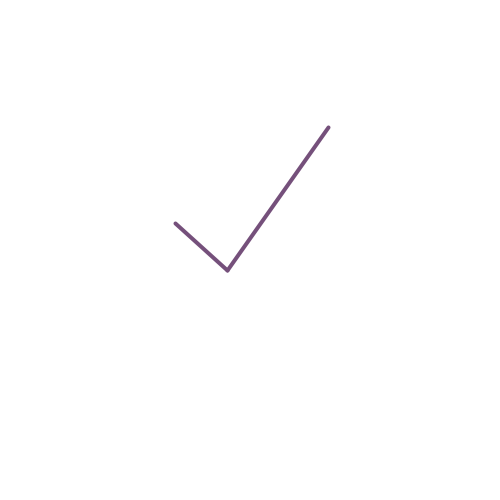
Frame 1 (no input)
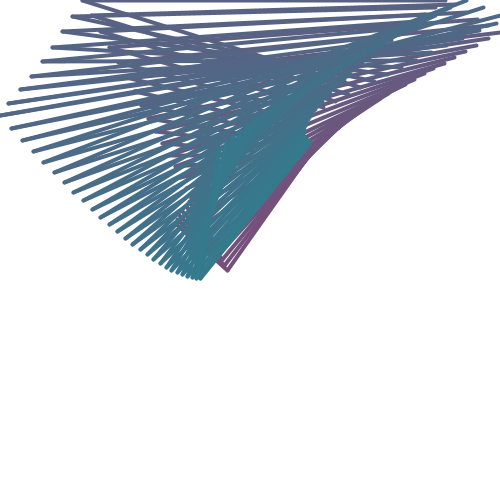
Frame 60 (the mouse pressed at the canvas centre just before this capture)
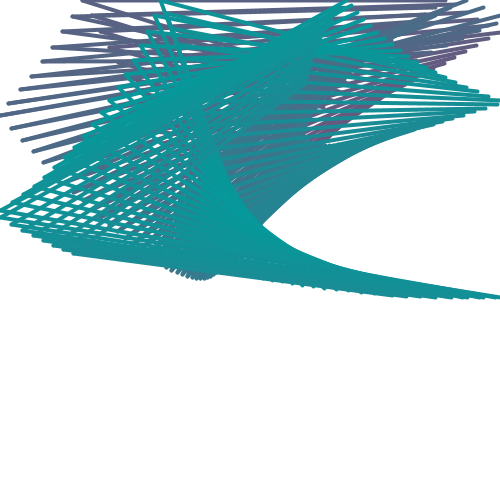
Frame 120 (the mouse held since frame 60 and released just before this capture)

The Processing sketch that drew these frames (run headless with seeded random() and noise(); from frame 60 on, the mouse is pressed at the canvas centre):

// Processing sketch: day6_jan_14_17
// ── day6_jan_14_17.pde
Ball b1, b2, b3;
float t, dt;

void setup() {
  size(500, 500);
  strokeWeight(4);
  t = 0;
  dt = 0.01;
  reset();
}

void reset() {
  background(255);
  b1 = new Ball(random(width), random(height), random(-5, 5), random(-5, 5), random(-0.5, 0.5), random(-0.5, 0.5));
  b2 = new Ball(random(width), random(height), random(-5, 5), random(-5, 5), random(-0.5, 0.5), random(-0.5, 0.5));
  b3 = new Ball(random(width), random(height), random(-5, 5), random(-5, 5), random(-0.5, 0.5), random(-0.5, 0.5));
}

void draw() {
  stroke(lerpColor(color(#75507B), color(#06989A), t));
  b1.update();
  b2.update();
  b3.update();
  line(b1.pos.x, b1.pos.y, b2.pos.x, b2.pos.y);
  line(b2.pos.x, b2.pos.y, b3.pos.x, b3.pos.y);
  t += dt;
  if(t <= 0.0 || t >= 1.0) {
    dt *= -1;
  }
}

void mouseReleased() {
  reset();
}

void keyReleased() {
  reset();
}

class Ball {
  Ball(float x, float y, float vx, float vy, float ax, float ay) {
    pos = new PVector(x, y);
    vel = new PVector(vx, vy);
    acc = new PVector(ax, ay);
  }

  void update() {
    vel.add(acc);
    pos.add(vel);
    if(pos.x <= 0) {
      pos.x = 0;
      vel.x *= -1;
    }
    if(pos.x >= width) {
      pos.x = width;
      vel.x *= -1;
    }
    if(pos.y <= 0) {
      pos.y = 0;
      vel.y *= -1;
    }
    if(pos.y >= height) {
      pos.y = height;
      vel.y *= -1;
    }
  }

  PVector pos, vel, acc;
}
